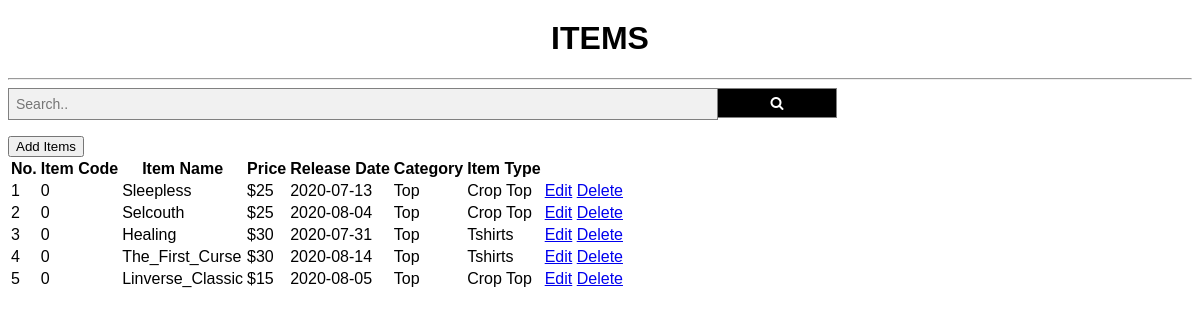
Page /itemslist.php on the committed database.
### tables this page shows
CREATE TABLE `items` (
  `Item_Code` int(15) NOT NULL,
  `Item_Name` varchar(100) NOT NULL,
  `Price` varchar(8) NOT NULL,
  `Release_Date` date NOT NULL,
  `Category` varchar(8) NOT NULL,
  `Item_Type` varchar(8) NOT NULL

);

### itemslist.php (the view, shortened to what this page needs)
<?php
include('config.php');
?>
	<div class="container" style="margin-top:20px">
		<center><h1 style="color:black">ITEMS</h1></center>
		<hr>
<!DOCTYPE html>
<html>
<head>
<link rel="stylesheet" href="https://cdnjs.cloudflare.com/ajax/libs/font-awesome/4.7.0/css/font-awesome.min.css">
</head>
<body>
<form class="example" action="/action_page.php">
  <input type="text" placeholder="Search.." name="search">
  <button type="submit"><i class="fa fa-search"></i></button>
</form>
</body>
</html>
		<a href="indexlinverse.php?page=additems"><button class="btn btn-dark right">Add Items</button></a>
		<div class="table-responsive">
		<table class="table table-striped jambo_table bulk_action">
			<thead>
				<tr>
					<th>No.</th>
					<th>Item Code</th>
					<th>Item Name</th>
					<th>Price</th>
					<th>Release Date</th>
					<th>Category</th>
          <th>Item Type<th>
				</tr>
			</thead>
			<tbody>
				<?php
				$sql = mysqli_query($koneksi, "SELECT * FROM items ORDER BY Item_Code DESC") or die(mysqli_error($koneksi));
				if(mysqli_num_rows($sql) > 0){
					$no = 1;
					while($data = mysqli_fetch_assoc($sql)){
						echo '
						<tr>
							<td>'.$no.'</td>
							<td>'.$data['Item_Code'].'</td>
							<td>'.$data['Item_Name'].'</td>
							<td>'.$data['Price'].'</td>
							<td>'.$data['Release_Date'].'</td>
              <td>'.$data['Category'].'</td>
              <td>'.$data['Item_Type'].'</td>
							<td>
								<a href="indexlinverse.php?page=edititems&Item_Code='.$data['Item_Code'].'" class="btn btn-secondary btn-sm">Edit</a>
								<a href="delete.php?Item_Code='.$data['Item_Code'].'" class="btn btn-danger btn-sm" onclick="return confirm(\'Delete the data?\')">Delete</a>
							</td>
						</tr>
						';
						$no++;
					}
				}else{
					echo '
					<tr>
						<td colspan="6">No data.</td>
					</tr>
					';
				}
				?>
		</table>
	</div>
	</div>

### itemslist.php (style rules this page uses)
body { font-family: Arial; }
* { box-sizing: border-box; }
form.example input[type=text] { padding: 7px; font-size: 14px; border: 1px solid grey; float: left; width: 60%; background: #f1f1f1; }
form.example button { float: left; width: 10%; padding: 7px; background: black; color: white; font-size: 14px; border: 1px solid grey; border-left: none; cursor: pointer; }
form.example::after { content: ""; clear: both; display: table; }

### rows in the picture
items: Item_Code "0", Item_Name "Sleepless", Price "$25", Release_Date "2020-07-13", Category "Top", Item_Type "Crop Top"
items: Item_Code "0", Item_Name "Selcouth", Price "$25", Release_Date "2020-08-04", Category "Top", Item_Type "Crop Top"
items: Item_Code "0", Item_Name "Healing", Price "$30", Release_Date "2020-07-31", Category "Top", Item_Type "Tshirts"
items: Item_Code "0", Item_Name "The_First_Curse", Price "$30", Release_Date "2020-08-14", Category "Top", Item_Type "Tshirts"
items: Item_Code "0", Item_Name "Linverse_Classic", Price "$15", Release_Date "2020-08-05", Category "Top", Item_Type "Crop Top"
